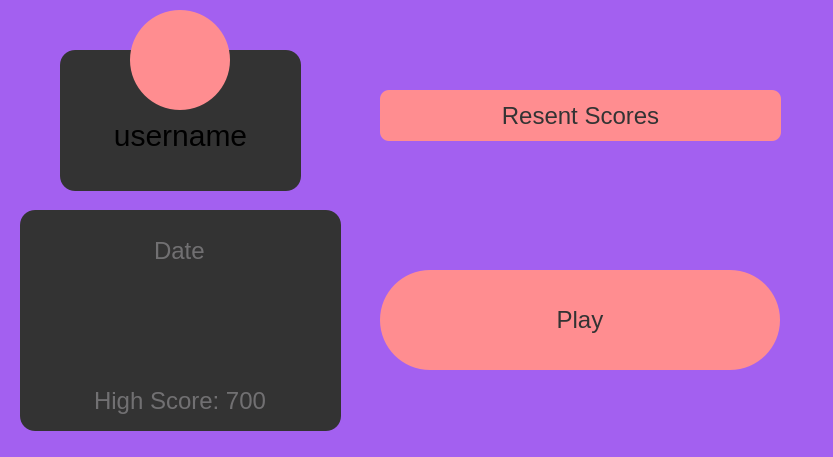
<?xml version="1.0" encoding="UTF-8"?>
<ui version="4.0">
 <class>MainWindow</class>
 <widget class="QWidget" name="MainWindow">
  <property name="geometry">
   <rect>
    <x>0</x>
    <y>0</y>
    <width>833</width>
    <height>457</height>
   </rect>
  </property>
  <property name="windowTitle">
   <string>Form</string>
  </property>
  <property name="styleSheet">
   <string notr="true">*{
font-size:24px;
background:rgb(163, 96, 240);
}

QLabel
{
font-size: 30px;
}

#errorMessageLabel
{
background:transparent;
color: rgb(255, 0, 0);
font-size: 16px;
}

QFrame
{
background:#333;
border-radius: 15px;
}

QPushButton
{
border: 1px rgb(255, 141, 144);
background:rgb(255, 141, 144);
border-radius:9px;
color: #333;
}
QPushButton:hover:!pressed
{
background:rgb(204, 114, 117);
border-width:2px;
border-color: white;
border-style:solid;
border-radius:9px;
color: #333;
}
#playButton
{
 border-radius:50px;
 border-color: red;
 max-width:200px;
 max-height:100px;
 min-width:400px;
 min-height:100px;
}

QToolButton
{
 background-color: rgb(255, 141, 144);
 border-width:1px;
 border-radius:50px;
 border-color: red;
 max-width:100px;
 max-height:100px;
 min-width:100px;
 min-height:100px;
}

QLineEdit
{
background:transparent;
border:none;
color:#717072;
}

QTextEdit
{
background:transparent;
border:none;
color:#717072;
}</string>
  </property>
  <widget class="QFrame" name="usernameFrame">
   <property name="geometry">
    <rect>
     <x>60</x>
     <y>50</y>
     <width>241</width>
     <height>141</height>
    </rect>
   </property>
   <property name="frameShape">
    <enum>QFrame::StyledPanel</enum>
   </property>
   <property name="frameShadow">
    <enum>QFrame::Raised</enum>
   </property>
   <widget class="QLabel" name="usernameLabel">
    <property name="geometry">
     <rect>
      <x>10</x>
      <y>70</y>
      <width>221</width>
      <height>31</height>
     </rect>
    </property>
    <property name="text">
     <string>username</string>
    </property>
    <property name="alignment">
     <set>Qt::AlignCenter</set>
    </property>
   </widget>
  </widget>
  <widget class="QToolButton" name="userIcon">
   <property name="geometry">
    <rect>
     <x>130</x>
     <y>10</y>
     <width>100</width>
     <height>100</height>
    </rect>
   </property>
   <property name="text">
    <string/>
   </property>
   <property name="icon">
    <iconset resource="resource.qrc">
     <normaloff>:/images/images/ice-cream.png</normaloff>:/images/images/ice-cream.png</iconset>
   </property>
   <property name="iconSize">
    <size>
     <width>50</width>
     <height>50</height>
    </size>
   </property>
  </widget>
  <widget class="QPushButton" name="highScoresButton">
   <property name="geometry">
    <rect>
     <x>380</x>
     <y>90</y>
     <width>401</width>
     <height>51</height>
    </rect>
   </property>
   <property name="text">
    <string>Resent Scores</string>
   </property>
  </widget>
  <widget class="QPushButton" name="playButton">
   <property name="geometry">
    <rect>
     <x>380</x>
     <y>270</y>
     <width>400</width>
     <height>100</height>
    </rect>
   </property>
   <property name="text">
    <string>Play</string>
   </property>
  </widget>
  <widget class="QFrame" name="scoreDateFrame">
   <property name="geometry">
    <rect>
     <x>20</x>
     <y>210</y>
     <width>321</width>
     <height>221</height>
    </rect>
   </property>
   <property name="frameShape">
    <enum>QFrame::StyledPanel</enum>
   </property>
   <property name="frameShadow">
    <enum>QFrame::Raised</enum>
   </property>
   <widget class="QTextEdit" name="scoreEdit">
    <property name="geometry">
     <rect>
      <x>10</x>
      <y>70</y>
      <width>301</width>
      <height>101</height>
     </rect>
    </property>
    <property name="readOnly">
     <bool>true</bool>
    </property>
    <property name="markdown">
     <string/>
    </property>
    <property name="html">
     <string>&lt;!DOCTYPE HTML PUBLIC &quot;-//W3C//DTD HTML 4.0//EN&quot; &quot;http://www.w3.org/TR/REC-html40/strict.dtd&quot;&gt;
&lt;html&gt;&lt;head&gt;&lt;meta name=&quot;qrichtext&quot; content=&quot;1&quot; /&gt;&lt;meta charset=&quot;utf-8&quot; /&gt;&lt;style type=&quot;text/css&quot;&gt;
p, li { white-space: pre-wrap; }
hr { height: 1px; border-width: 0; }
li.unchecked::marker { content: &quot;\2610&quot;; }
li.checked::marker { content: &quot;\2612&quot;; }
&lt;/style&gt;&lt;/head&gt;&lt;body style=&quot; font-family:'.AppleSystemUIFont'; font-size:24px; font-weight:400; font-style:normal;&quot;&gt;
&lt;p style=&quot;-qt-paragraph-type:empty; margin-top:0px; margin-bottom:0px; margin-left:0px; margin-right:0px; -qt-block-indent:0; text-indent:0px;&quot;&gt;&lt;br /&gt;&lt;/p&gt;&lt;/body&gt;&lt;/html&gt;</string>
    </property>
   </widget>
   <widget class="QLineEdit" name="dateLineEdit">
    <property name="geometry">
     <rect>
      <x>20</x>
      <y>20</y>
      <width>281</width>
      <height>41</height>
     </rect>
    </property>
    <property name="text">
     <string>Date</string>
    </property>
    <property name="alignment">
     <set>Qt::AlignCenter</set>
    </property>
    <property name="readOnly">
     <bool>true</bool>
    </property>
   </widget>
   <widget class="QLineEdit" name="lineEdit">
    <property name="geometry">
     <rect>
      <x>10</x>
      <y>170</y>
      <width>301</width>
      <height>41</height>
     </rect>
    </property>
    <property name="text">
     <string>High Score: 700</string>
    </property>
    <property name="alignment">
     <set>Qt::AlignCenter</set>
    </property>
    <property name="readOnly">
     <bool>true</bool>
    </property>
   </widget>
  </widget>
  <widget class="QLineEdit" name="birthdayLineEdit">
   <property name="geometry">
    <rect>
     <x>400</x>
     <y>170</y>
     <width>361</width>
     <height>51</height>
    </rect>
   </property>
   <property name="styleSheet">
    <string notr="true">*{
color: yellow;
}</string>
   </property>
   <property name="text">
    <string/>
   </property>
   <property name="alignment">
    <set>Qt::AlignCenter</set>
   </property>
   <property name="readOnly">
    <bool>true</bool>
   </property>
  </widget>
 </widget>
 <resources>
  <include location="resource.qrc"/>
 </resources>
 <connections/>
</ui>
